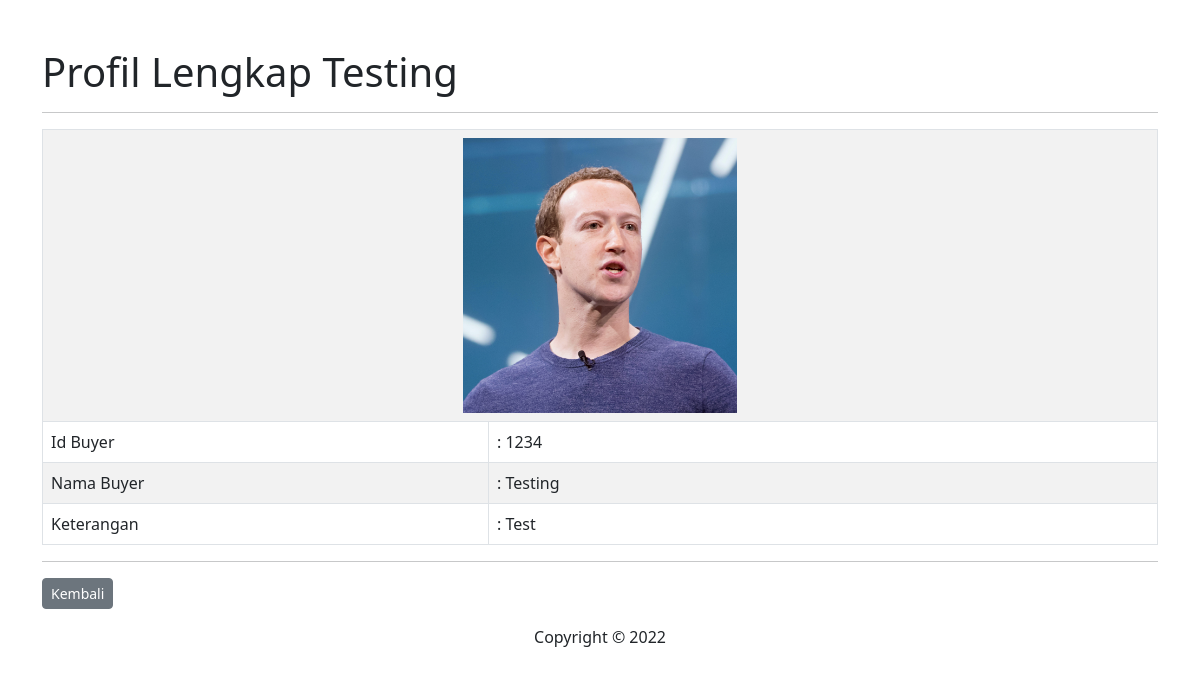
/detailBuyer.php?id_buyer=1234, run on the app's committed database.
### tables this page shows
CREATE TABLE `tb_buyer` (
  `id_buyer` int(11) NOT NULL,
  `nama_buyer` varchar(255) NOT NULL,
  `ket` text NOT NULL,
  `foto` varchar(255) NOT NULL
);

### config/controller.php (called while the page is built, shortened)
<?php
require 'db.php';
function select($query)
{
    global $db;
    $result   = mysqli_query($db, $query);
    $rows     = [];
    while   ($row = mysqli_fetch_assoc($result)) {
      $rows[]   = $row;
    }
    return $rows;
  }

### detailBuyer.php (the view, shortened to what this page needs)
<!DOCTYPE html>
<html>
    <head>
    <link href="https://cdn.jsdelivr.net/npm/bootstrap@5.2.0/dist/css/bootstrap.min.css" rel="stylesheet">
    <link rel="stylesheet" href="https://cdn.jsdelivr.net/npm/bootstrap-icons@1.4.0/font/bootstrap-icons.css">
    <link rel="stylesheet" href="https://cdn.datatables.net/1.12.1/css/dataTables.bootstrap5.min.css">
    </head>
    <body>
<?php
$id_buyer    = (int)$_GET['id_buyer'];
$buyer  = select("SELECT * FROM tb_buyer WHERE id_buyer = $id_buyer")[0];
?>
<div class="container mt-5">
    <h1>Profil Lengkap <?= $buyer['nama_buyer']; ?></h1>
    <hr>
    <table class="table table-striped table-responsive table-hover table-bordered mt-3">
        <tr align="center">
            <td colspan="2">
                <img src="img/buyer/<?= $buyer['foto']; ?>" width="25%">
            </td>
        </tr>
        <tr>
            <td width="40%">Id Buyer</td>
            <td width="60%">: <?= $buyer['id_buyer']; ?></td>
        </tr>
        <tr>
            <td width="40%">Nama Buyer</td>
            <td width="60%">: <?= $buyer['nama_buyer']; ?></td>
        </tr>
        <tr>
            <td width="40%">Keterangan</td>
            <td width="60%">: <?= $buyer['ket']; ?></td>
        </tr>
    </table>
    <hr>
    <a href="buyer.php" class="btn btn-secondary btn-sm mb-3">Kembali</a>
</div>
</body>
    <footer class="text-center">Copyright &copy; 2022</footer>
</html>

### data on the page
tb_buyer: nama_buyer "Testing", foto (picture), id_buyer "1234", ket "Test"
